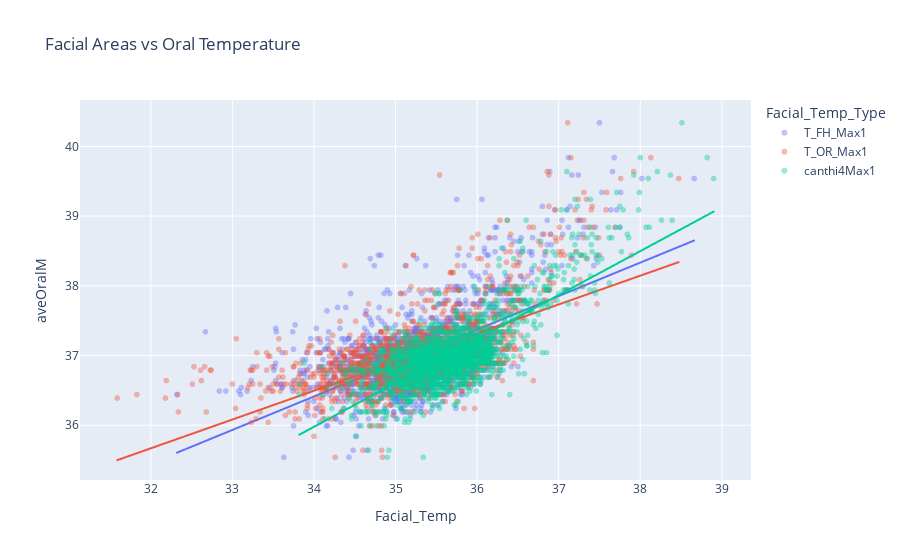

The notebook cell saved with this chart:
### Code cell
long_df = combined.melt(
    id_vars="aveOralM",
    value_vars=["T_FH_Max1", "T_OR_Max1", "canthi4Max1"],
    var_name="Facial_Temp_Type",
    value_name="Facial_Temp"
)

fig = px.scatter(
    long_df,
    x="Facial_Temp",
    y="aveOralM",
    color="Facial_Temp_Type",
    opacity=0.4,
    trendline="ols",
    title="Facial Areas vs Oral Temperature"
)

# fig.add_shape(
#     type="line",
#     x0=min_val, y0=min_val,
#     x1=max_val, y1=max_val,
#     line=dict(color="green", dash="dash"),
# )

fig.show()

### Figure 1 — Plotly figure (JSON) as saved in the notebook; plotly's stock layout.template omitted (floating-point values rounded to 4 significant figures; data arrays with more than 128 entries replaced by an {"elided": "..."} marker saying what was removed)
{"data": [{"hovertemplate": "Facial_Temp_Type=T_FH_Max1<br>Facial_Temp=%{x}<br>aveOralM=%{y}<extra></extra>", "legendgroup": "T_FH_Max1", "marker": {"color": "#636efa", "opacity": 0.4, "symbol": "circle"}, "mode": "markers", "name": "T_FH_Max1", "showlegend": true, "type": "scattergl", "x": {"elided": "2029 float values"}, "xaxis": "x", "y": {"elided": "2029 float values"}, "yaxis": "y"}, {"hovertemplate": "<b>OLS trendline</b><br>aveOralM = 0.480274 * Facial_Temp + 20.0825<br>R<sup>2</sup>=0.361343<br><br>Facial_Temp_Type=T_FH_Max1<br>Facial_Temp=%{x}<br>aveOralM=%{y} <b>(trend)</b><extra></extra>", "legendgroup": "T_FH_Max1", "marker": {"color": "#636efa", "symbol": "circle"}, "mode": "lines", "name": "T_FH_Max1", "showlegend": false, "type": "scattergl", "x": {"elided": "1958 float values"}, "xaxis": "x", "y": {"elided": "1958 float values"}, "yaxis": "y"}, {"hovertemplate": "Facial_Temp_Type=T_OR_Max1<br>Facial_Temp=%{x}<br>aveOralM=%{y}<extra></extra>", "legendgroup": "T_OR_Max1", "marker": {"color": "#EF553B", "opacity": 0.4, "symbol": "circle"}, "mode": "markers", "name": "T_OR_Max1", "showlegend": true, "type": "scattergl", "x": {"elided": "2029 float values"}, "xaxis": "x", "y": {"elided": "2029 float values"}, "yaxis": "y"}, {"hovertemplate": "<b>OLS trendline</b><br>aveOralM = 0.412902 * Facial_Temp + 22.4552<br>R<sup>2</sup>=0.396984<br><br>Facial_Temp_Type=T_OR_Max1<br>Facial_Temp=%{x}<br>aveOralM=%{y} <b>(trend)</b><extra></extra>", "legendgroup": "T_OR_Max1", "marker": {"color": "#EF553B", "symbol": "circle"}, "mode": "lines", "name": "T_OR_Max1", "showlegend": false, "type": "scattergl", "x": {"elided": "1958 float values"}, "xaxis": "x", "y": {"elided": "1958 float values"}, "yaxis": "y"}, {"hovertemplate": "Facial_Temp_Type=canthi4Max1<br>Facial_Temp=%{x}<br>aveOralM=%{y}<extra></extra>", "legendgroup": "canthi4Max1", "marker": {"color": "#00cc96", "opacity": 0.4, "symbol": "circle"}, "mode": "markers", "name": "canthi4Max1", "showlegend": true, "type": "scattergl", "x": {"elided": "2029 float values"}, "xaxis": "x", "y": {"elided": "2029 float values"}, "yaxis": "y"}, {"hovertemplate": "<b>OLS trendline</b><br>aveOralM = 0.630461 * Facial_Temp + 14.5403<br>R<sup>2</sup>=0.587514<br><br>Facial_Temp_Type=canthi4Max1<br>Facial_Temp=%{x}<br>aveOralM=%{y} <b>(trend)</b><extra></extra>", "legendgroup": "canthi4Max1", "marker": {"color": "#00cc96", "symbol": "circle"}, "mode": "lines", "name": "canthi4Max1", "showlegend": false, "type": "scattergl", "x": {"elided": "1957 float values"}, "xaxis": "x", "y": {"elided": "1957 float values"}, "yaxis": "y"}], "layout": {"legend": {"title": {"text": "Facial_Temp_Type"}, "tracegroupgap": 0}, "title": {"text": "Facial Areas vs Oral Temperature"}, "xaxis": {"anchor": "y", "domain": [0, 1], "title": {"text": "Facial_Temp"}}, "yaxis": {"anchor": "x", "domain": [0, 1], "title": {"text": "aveOralM"}}}}
